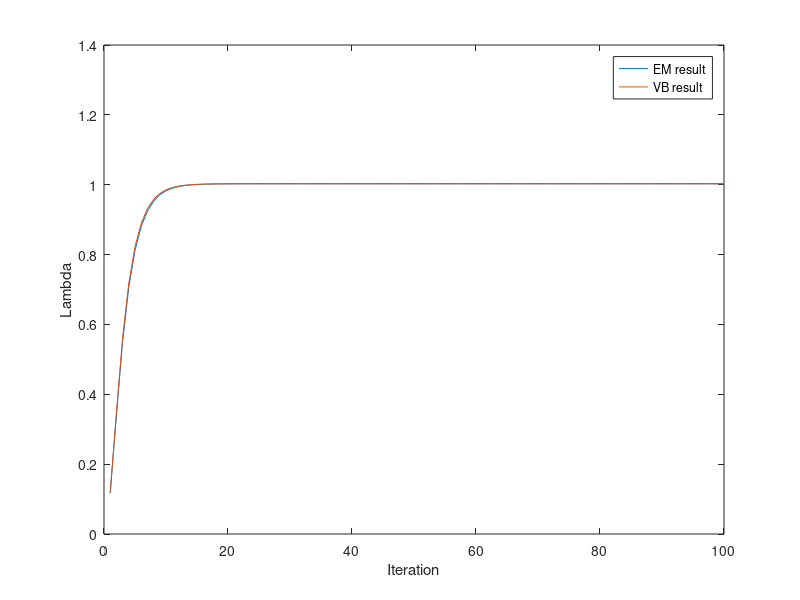

This figure's MATLAB source:
lambda_actual = 1; 
sigma_x = 1;
mu_x = 0.5;
sigma_w = 1;
rng(11);

N_iter = 100;
N_sample = 1000; 

% generate data

y = zeros(1,N_sample);
x_init = 0;
x = x_init;
for i = 1:N_sample
    x_next = x + normrnd(0,sigma_w);
    x = x_next;
    y(i) = x_next + normrnd(0,1/sqrt(lambda_actual));
end


lambda_init = 0.01;


%% EM Algorithm

lambda_arr_em = zeros(1,N_iter);
lambda = lambda_init; % initial value for lambda.
x_all = zeros(1,N_sample);
sigma_all = zeros(1,N_sample);
for i = 1:N_iter
    % E step, calculate the kalman smoother for getting posterior of the latent
    % variables.
    for j = 1:N_sample
        %first, use kalman update.
        if j == 1
            mu_prior = x_init;
            sigma_prior = sigma_w^2;
        else
            mu_prior = x_all(j-1);
            sigma_prior = sigma_all(j-1) + sigma_w^2;
        end
        kalmanGain = sigma_prior/(sigma_prior + 1/lambda);
        mu_post = mu_prior + kalmanGain*(y(j) - mu_prior);
        sigma_post = (1 - kalmanGain)*sigma_prior;
        x_all(j) = mu_post;
        sigma_all(j) = sigma_post;
    end

    for j=1:N_sample
        %then, RTS smoother
        idx = N_sample - j;
        if idx > 0
            smootherGain = sigma_all(idx)/(sigma_all(idx) + sigma_w^2);
            x_all(idx) = x_all(idx) + smootherGain*(x_all(idx+1) - x_all(idx));
            sigma_all(idx) = sigma_all(idx) + smootherGain^2*(sigma_all(idx+1) - sigma_all(idx) - sigma_w^2);
        end
    end
    % We also have derived the expectation on paper. Calculate the optimum
    % lambda with these parameters.
    lambda_denum = 0;
    for j = 1:N_sample
        lambda_denum = lambda_denum + (y(j)-x_all(j))^2 + sigma_all(j);
    end
    lambda = N_sample/lambda_denum;
    lambda_arr_em(i) = lambda;
end

%% VB Algorithm
lambda_arr_vb = zeros(1,N_iter);
lambda = lambda_init; % initial value for lambda.
% initial values for distibutions. 
a_0 = 10;  
b_0 = 10;
a_vb = lambda_init*b_0;  
b_vb = b_0;   % so that E[lambda] starts at lambda_init
mu_x_all_vb = zeros(1,N_sample);
sigma_x_all_vb = zeros(1,N_sample);
for i = 1:N_iter
    % Use the derived relations for optimum values. 
    % q(x) is result of RTS smoother.
    R = b_vb/a_vb; % 1/lambda
    for j = 1:N_sample
        %first, use kalman update.
        if j == 1
            mu_prior = x_init;
            sigma_prior = sigma_w^2;
        else
            mu_prior = mu_x_all_vb(j-1);
            sigma_prior = sigma_x_all_vb(j-1) + sigma_w^2;
        end
        kalmanGain = sigma_prior/(sigma_prior + R);
        mu_post = mu_prior + kalmanGain*(y(j) - mu_prior);
        sigma_post = (1 - kalmanGain)*sigma_prior;
        mu_x_all_vb(j) = mu_post;
        sigma_x_all_vb(j) = sigma_post;
    end

    for j=1:N_sample
        %then, RTS smoother
        idx = N_sample - j;
        if idx > 0
            smootherGain = sigma_x_all_vb(idx)/(sigma_x_all_vb(idx) + sigma_w^2);
            mu_x_all_vb(idx) = mu_x_all_vb(idx) + smootherGain*(mu_x_all_vb(idx+1) - mu_x_all_vb(idx));
            sigma_x_all_vb(idx) = sigma_x_all_vb(idx) + smootherGain^2*(sigma_x_all_vb(idx+1) - sigma_x_all_vb(idx) - sigma_w^2);
        end
    end
    
    a_vb = a_0 + N_sample/2;
    b_vb = b_0;
    for j=1:N_sample
        b_vb = b_vb + 0.5*((y(j)-mu_x_all_vb(j))^2+sigma_x_all_vb(j));
    end
    lambda = a_vb/b_vb;
    lambda_arr_vb(i) = lambda;
end
%% Visualization
figure 
for i = 1:N_iter
    t = 1:1:i;
    plot(t,lambda_arr_em(1:i));
    hold on;
    plot(t,lambda_arr_vb(1:i));
    legend("EM result","VB result");
    ylabel("Lambda");
    xlabel("Iteration");
    hold off;
    pause(0.05);

end 
